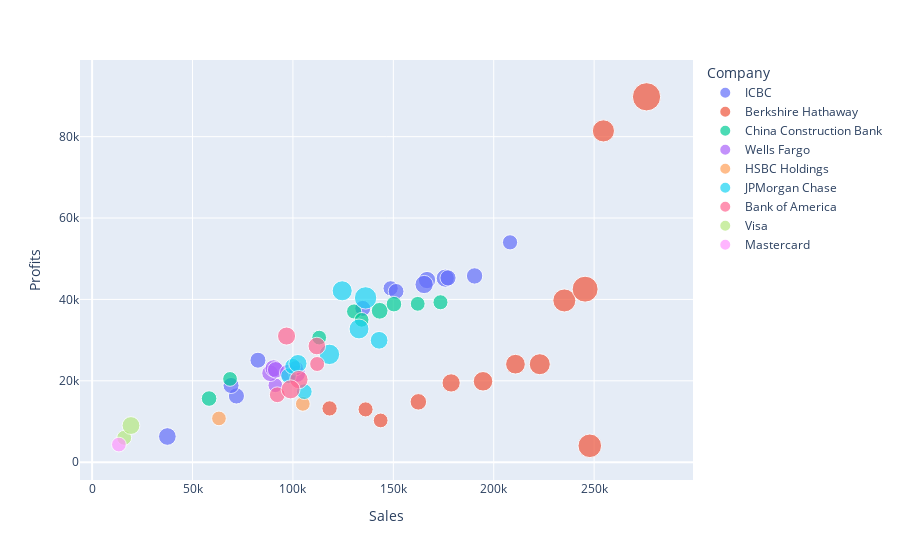

Notebook code for this chart:
### Code cell
fin_sek = ['Banking', 'Diversified Financials']
m_v = ['Matercard', 'Visa']
fin_ds = data_set[data_set['Industry'].isin(fin_sek) | data_set['Country'].isin(m_v)]
fin_ds = fin_ds[fin_ds['Market_Value'] > 200000]

fig_satis_kar_fin = px.scatter(fin_ds, x='Sales', y='Profits', color='Company', size='Market_Value', hover_name='Year')

fig_satis_kar_fin.show()

### Figure 1 — Plotly figure (JSON) as saved in the notebook; plotly's stock layout.template omitted (floating-point values rounded to 4 significant figures)
{"data": [{"hovertemplate": "<b>%{hovertext}</b><br><br>Company=ICBC<br>Sales=%{x}<br>Profits=%{y}<br>Market_Value=%{marker.size}<extra></extra>", "hovertext": [2008, 2010, 2011, 2012, 2013, 2014, 2015, 2017, 2018, 2019, 2020, 2021, 2022], "legendgroup": "ICBC", "marker": {"color": "#636efa", "size": [289570, 242230, 239490, 237401, 237264, 215625, 278327, 229805, 311014, 305057, 242283, 249532, 214425], "sizemode": "area", "sizeref": 1854.0, "symbol": "circle"}, "mode": "markers", "name": "ICBC", "orientation": "v", "showlegend": true, "type": "scatter", "x": [37480, 71860, 69193, 82591, 134774, 148656, 166796, 151381, 165338, 175874, 177230, 190467, 208127], "xaxis": "x", "y": [6310, 16270, 18840.0, 25060.0, 37805, 42720.0, 44760.0, 41980.0, 43670.0, 45223, 45280.0, 45770.0, 54030.0], "yaxis": "y"}, {"hovertemplate": "<b>%{hovertext}</b><br><br>Company=Berkshire Hathaway<br>Sales=%{x}<br>Profits=%{y}<br>Market_Value=%{marker.size}<extra></extra>", "hovertext": [2008, 2011, 2012, 2013, 2014, 2015, 2016, 2017, 2018, 2019, 2020, 2021, 2022], "legendgroup": "Berkshire Hathaway", "marker": {"color": "#EF553B", "size": [216650, 210975, 202160, 252805, 309102, 354813, 360145, 409908, 491888, 516407, 455444, 624408, 741476], "sizemode": "area", "sizeref": 1854.0, "symbol": "circle"}, "mode": "markers", "name": "Berkshire Hathaway", "orientation": "v", "showlegend": true, "type": "scatter", "x": [118250, 136185, 143688, 162463, 178785, 194673, 210821, 222935, 235165, 247837, 254616, 245510, 276094], "xaxis": "x", "y": [13210, 12967, 10254, 14824, 19476, 19872, 24083, 24074, 39742, 4021, 81417, 42521, 89795], "yaxis": "y"}, {"hovertemplate": "<b>%{hovertext}</b><br><br>Company=China Construction Bank<br>Sales=%{x}<br>Profits=%{y}<br>Market_Value=%{marker.size}<extra></extra>", "hovertext": [2011, 2012, 2013, 2015, 2017, 2018, 2019, 2020, 2021], "legendgroup": "China Construction Bank", "marker": {"color": "#00cc96", "size": [224794, 201941, 202004, 212945, 200458, 261166, 224988, 203818, 210435], "sizemode": "area", "sizeref": 1854.0, "symbol": "circle"}, "mode": "markers", "name": "China Construction Bank", "orientation": "v", "showlegend": true, "type": "scatter", "x": [58246, 68692, 113081, 130473, 134242, 143202, 150313, 162147, 173478], "xaxis": "x", "y": [15640.0, 20460.0, 30617, 37040.0, 34980.0, 37200.0, 38841, 38910.0, 39300.0], "yaxis": "y"}, {"hovertemplate": "<b>%{hovertext}</b><br><br>Company=Wells Fargo<br>Sales=%{x}<br>Profits=%{y}<br>Market_Value=%{marker.size}<extra></extra>", "hovertext": [2013, 2014, 2015, 2016, 2017, 2018, 2019], "legendgroup": "Wells Fargo", "marker": {"color": "#ab63fa", "size": [201348, 261375, 278273, 255998, 274385, 265328, 214676], "sizemode": "area", "sizeref": 1854.0, "symbol": "circle"}, "mode": "markers", "name": "Wells Fargo", "orientation": "v", "showlegend": true, "type": "scatter", "x": [91247, 88662, 90403, 91431, 97573, 102063, 101456], "xaxis": "x", "y": [18897, 21878, 23057, 22686, 21938, 21693, 23117], "yaxis": "y"}, {"hovertemplate": "<b>%{hovertext}</b><br><br>Company=HSBC Holdings<br>Sales=%{x}<br>Profits=%{y}<br>Market_Value=%{marker.size}<extra></extra>", "hovertext": [2013, 2018], "legendgroup": "HSBC Holdings", "marker": {"color": "#FFA15A", "size": [201312, 200293], "sizemode": "area", "sizeref": 1854.0, "symbol": "circle"}, "mode": "markers", "name": "HSBC Holdings", "orientation": "v", "showlegend": true, "type": "scatter", "x": [104934, 63169], "xaxis": "x", "y": [14320, 10750.0], "yaxis": "y"}, {"hovertemplate": "<b>%{hovertext}</b><br><br>Company=JPMorgan Chase<br>Sales=%{x}<br>Profits=%{y}<br>Market_Value=%{marker.size}<extra></extra>", "hovertext": [2014, 2015, 2016, 2017, 2018, 2019, 2020, 2021, 2022], "legendgroup": "JPMorgan Chase", "marker": {"color": "#19d3f3", "size": [229747, 225451, 234247, 306616, 387668, 368502, 291737, 464822, 374446], "sizemode": "area", "sizeref": 1854.0, "symbol": "circle"}, "mode": "markers", "name": "JPMorgan Chase", "orientation": "v", "showlegend": true, "type": "scatter", "x": [105661, 97817, 99881, 102494, 118180, 132912, 142927, 136187, 124542], "xaxis": "x", "y": [17324, 21219, 23548, 24231, 26496, 32738, 29954, 40371, 42115], "yaxis": "y"}, {"hovertemplate": "<b>%{hovertext}</b><br><br>Company=Bank of America<br>Sales=%{x}<br>Profits=%{y}<br>Market_Value=%{marker.size}<extra></extra>", "hovertext": [2017, 2018, 2019, 2020, 2021, 2022], "legendgroup": "Bank of America", "marker": {"color": "#FF6692", "size": [231876, 313510, 287339, 208646, 336288, 303102], "sizemode": "area", "sizeref": 1854.0, "symbol": "circle"}, "mode": "markers", "name": "Bank of America", "orientation": "v", "showlegend": true, "type": "scatter", "x": [92214, 102978, 111904, 112065, 98841, 96826], "xaxis": "x", "y": [16563, 20294, 28540, 24129, 17894, 30995], "yaxis": "y"}, {"hovertemplate": "<b>%{hovertext}</b><br><br>Company=Visa<br>Sales=%{x}<br>Profits=%{y}<br>Market_Value=%{marker.size}<extra></extra>", "hovertext": [2017, 2018], "legendgroup": "Visa", "marker": {"color": "#B6E880", "size": [206396, 295124], "sizemode": "area", "sizeref": 1854.0, "symbol": "circle"}, "mode": "markers", "name": "Visa", "orientation": "v", "showlegend": true, "type": "scatter", "x": [15978, 19355], "xaxis": "x", "y": [5990, 9002], "yaxis": "y"}, {"hovertemplate": "<b>%{hovertext}</b><br><br>Company=Mastercard<br>Sales=%{x}<br>Profits=%{y}<br>Market_Value=%{marker.size}<extra></extra>", "hovertext": [2018], "legendgroup": "Mastercard", "marker": {"color": "#FF97FF", "size": [201894], "sizemode": "area", "sizeref": 1854.0, "symbol": "circle"}, "mode": "markers", "name": "Mastercard", "orientation": "v", "showlegend": true, "type": "scatter", "x": [13343], "xaxis": "x", "y": [4326], "yaxis": "y"}], "layout": {"legend": {"itemsizing": "constant", "title": {"text": "Company"}, "tracegroupgap": 0}, "margin": {"t": 60}, "xaxis": {"anchor": "y", "domain": [0, 1], "title": {"text": "Sales"}}, "yaxis": {"anchor": "x", "domain": [0, 1], "title": {"text": "Profits"}}}}
